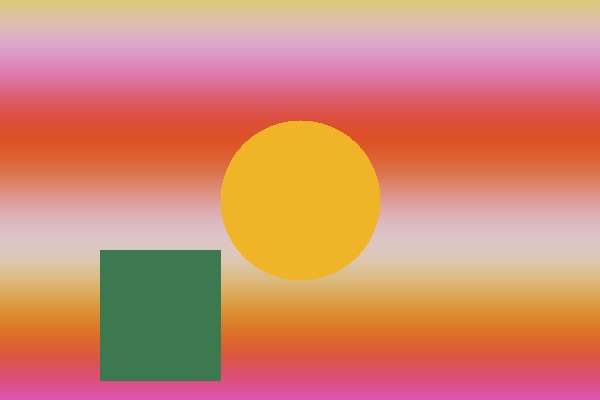
#> input picture sample_inputs/input_exp01.jpg, 600 x 400 px
$ python Exp01_Convert_Image_to_Grayscale.py
#> lines starting #> are read from the running program, lines starting #| are printed output that depends on the picture
import cv2
import os

# Experiment 1: Convert an Image to Gray-scale
image_path = os.path.join(os.path.dirname(__file__), "..", "sample_inputs", "input_exp01.jpg")
image = cv2.imread(image_path)
#> image is the input picture: shape (400, 600, 3); mean B, G, R 112.7, 137.8, 211.1
if image is None:
    image = cv2.imread("input_exp01.jpg")

gray_image = cv2.cvtColor(image, cv2.COLOR_BGR2GRAY)
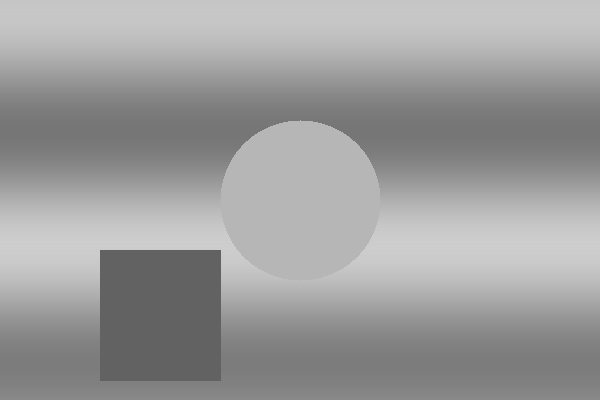
#> gray_image: shape (400, 600); min 94, max 211, mean 156.9

# Display images
cv2.imshow("Original Image", image)
cv2.imshow("Grayscale Image", gray_image)

# Save output screenshot
out_path = os.path.join(os.path.dirname(__file__), "..", "output_screenshots", "exp01_output.png")
# Create side-by-side comparison for screenshot
gray_bgr = cv2.cvtColor(gray_image, cv2.COLOR_GRAY2BGR)
combined = cv2.hconcat([image, gray_bgr])
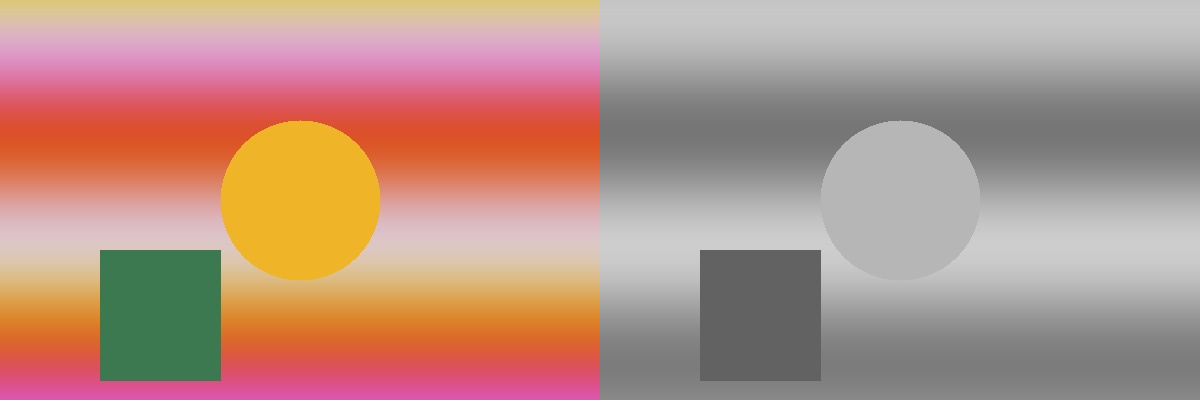
#> combined: shape (400, 1200, 3); mean B, G, R 134.8, 147.3, 184
cv2.imwrite(out_path, combined)
print(f"Exp 01 output saved to {out_path}")

cv2.waitKey(500)
cv2.destroyAllWindows()
